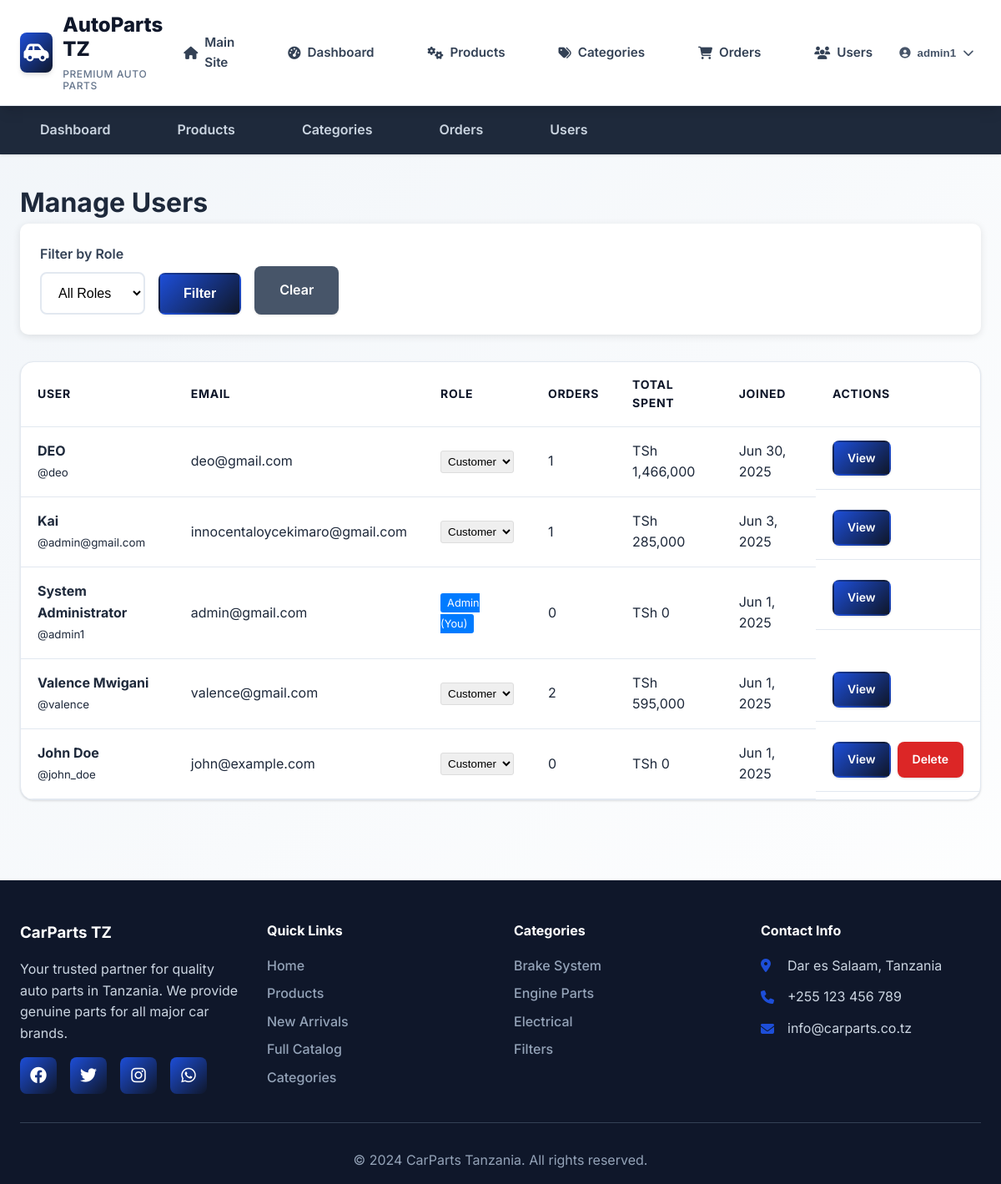
/admin/users.php (signed in), run on the app's committed database.
### tables this page shows
CREATE TABLE `users` (
  `id` int(11) NOT NULL,
  `username` varchar(50) NOT NULL,
  `email` varchar(100) NOT NULL,
  `password` varchar(255) NOT NULL,
  `full_name` varchar(100) NOT NULL,
  `phone` varchar(20) DEFAULT NULL,
  `address` text DEFAULT NULL,
  `role` enum('customer','admin') DEFAULT 'customer',
  `created_at` timestamp NOT NULL DEFAULT current_timestamp()
);

### includes/functions.php (called while the page is built, shortened)
<?php
function formatPrice($price) {
    return 'TSh ' . number_format($price, 0, '.', ',');
}
?>

### admin/users.php (the view, shortened to what this page needs)
<?php
$root_path = dirname(__DIR__);
require_once $root_path . '/includes/functions.php';
$database = new Database();
$db = $database->getConnection();
$page = isset($_GET['page']) ? (int)$_GET['page'] : 1;
$per_page = 20;
$offset = ($page - 1) * $per_page;
$where_clause = '';
$params = [];
$query = "SELECT u.*, COUNT(o.id) as order_count,
                 COALESCE(SUM(o.total_amount), 0) as total_spent
          FROM users u
          LEFT JOIN orders o ON u.id = o.user_id
          $where_clause
          GROUP BY u.id
          ORDER BY u.created_at DESC
          LIMIT $per_page OFFSET $offset";
$stmt = $db->prepare($query);
$stmt->execute($params);
$users = $stmt->fetchAll(PDO::FETCH_ASSOC);
include '../includes/header.php';
?>
<nav class="admin-nav">
    <div class="container">
        <ul>
            <li><a href="dashboard.php">Dashboard</a></li>
            <li><a href="products.php">Products</a></li>
            <li><a href="categories.php">Categories</a></li>
            <li><a href="orders.php">Orders</a></li>
            <li><a href="users.php">Users</a></li>
        </ul>
    </div>
</nav>
<main class="admin-content">
    <div class="container">
        <h1>Manage Users</h1>
        <div style="background: white; padding: 1.5rem; border-radius: 10px; margin-bottom: 2rem; box-shadow: 0 2px 10px rgba(0,0,0,0.1);">
            <form method="GET" style="display: flex; gap: 1rem; align-items: end;">
                <div class="form-group" style="margin-bottom: 0;">
                    <label>Filter by Role</label>
                    <select name="role" class="form-control">
                        <option value="">All Roles</option>
                    </select>
                </div>
                <button type="submit" class="btn btn-primary">Filter</button>
                <a href="users.php" class="btn btn-secondary">Clear</a>
            </form>
        </div>
        <div class="data-table">
            <table>
                <thead>
                    <tr>
                        <th>User</th>
                        <th>Email</th>
                        <th>Role</th>
                        <th>Orders</th>
                        <th>Total Spent</th>
                        <th>Joined</th>
                        <th>Actions</th>
                    </tr>
                </thead>
                <tbody>
                    <?php foreach ($users as $user): ?>
                        <tr>
                            <td>
                                <strong><?php echo htmlspecialchars($user['full_name']); ?></strong><br>
                                <small>@<?php echo htmlspecialchars($user['username']); ?></small>
                            </td>
                            <td><?php echo htmlspecialchars($user['email']); ?></td>
                            <td>
                                <?php if ($user['id'] != $_SESSION['user_id']): ?>
                                    <form method="POST" style="display: inline;">
                                        <select name="role" onchange="this.form.submit()" style="padding: 0.25rem; border-radius: 3px; border: 1px solid #ddd;">
                                            <option value="customer" <?php echo $user['role'] === 'customer' ? 'selected' : ''; ?>>Customer</option>
                                        </select>
                                    </form>
                                <?php else: ?>
                                    <span style="background: #007bff; color: white; padding: 0.25rem 0.5rem; border-radius: 3px; font-size: 0.8rem;">
                                        <?php echo ucfirst($user['role']); ?> (You)
                                    </span>
                                <?php endif; ?>
                            </td>
                            <td><?php echo $user['order_count']; ?></td>
                            <td><?php echo formatPrice($user['total_spent']); ?></td>
                            <td><?php echo date('M j, Y', strtotime($user['created_at'])); ?></td>
                            <td class="action-buttons">
                                <a href="user_details.php?id=<?php echo $user['id']; ?>" class="btn btn-sm btn-primary">View</a>
                                <?php if ($user['id'] != $_SESSION['user_id'] && $user['order_count'] == 0): ?>
                                    <a href="?delete=<?php echo $user['id']; ?>"
                                       onclick="return confirm('Are you sure you want to delete this user?')"
                                       class="btn btn-sm btn-danger">Delete</a>
                                <?php endif; ?>
                            </td>
                        </tr>
                    <?php endforeach; ?>
                </tbody>
            </table>
        </div>
    </div>
</main>
<?php include '../includes/footer.php'; ?>

### assets/css/styles2.css (style rules this page uses)
* { margin: 0; padding: 0; box-sizing: border-box; }
:root { --primary-color: #1d4ed8; --primary-dark: #0f172a; --secondary-color: #f59e0b; --accent-color: #10b981; --danger-color: #dc2626; --warning-color: #facc15; --success-color: #22c55e; --info-color: #2563eb; --dark-color: #1e293b; --light-color: #f8fafc; --gray-100: #f1f5f9; --gray-200: #e2e8f0; --gray-300: #cbd5e1; --gray-400: #94a3b8; --gray-500: #64748b; --gray-600: #475569; --gray-700: #334155; --gray-800: #1e293b; --gray-900: #0f172a; --white: #ffffff; --shadow-sm: 0 1px 2px 0 rgb(0 0 0 / 0.05); --shadow: 0 1px 3px 0 rgb(0 0 0 / 0.1), 0 1px 2px -1px rgb(0 0 0 / 0.1); --shadow-md: 0 4px 6px -1px rgb(0 0 0 / 0.1), 0 2px 4px -2px rgb(0 0 0 / 0.1); --shadow-lg: 0 10px 15px -3px rgb(0 0 0 / 0.1), 0 4px 6px -4px rgb(0 0 0 / 0.1); --shadow-xl: 0 20px 25px -5px rgb(0 0 0 / 0.1), 0 8px 10px -6px rgb(0 0 0 / 0.1); --border-radius: 0.5rem; --border-radius-lg: 0.75rem; --border-radius-xl: 1rem; }
body { font-family: "Inter", "Segoe UI", Tahoma, Geneva, Verdana, sans-serif; line-height: 1.6; color: var(--gray-800); background: linear-gradient(135deg, var(--gray-100) 0%, var(--white) 100%); min-height: 100vh; }
.container { max-width: 1200px; margin: 0 auto; padding: 0 1.5rem; }
.btn { padding: 0.875rem 1.75rem; border: none; border-radius: var(--border-radius); cursor: pointer; font-size: 1rem; font-weight: 600; text-decoration: none; display: inline-flex; align-items: center; justify-content: center; gap: 0.5rem; text-align: center; transition: all 0.3s ease; box-shadow: var(--shadow); border: 2px solid transparent; }
.btn-primary { background: linear-gradient(135deg, var(--primary-color), var(--primary-dark)); color: var(--white); }
.btn-secondary { background: var(--gray-600); color: var(--white); }
.btn-danger { background: linear-gradient(135deg, var(--danger-color), #dc2626); color: var(--white); }
.form-group { margin-bottom: 1.5rem; }
.form-group label { display: block; margin-bottom: 0.5rem; font-weight: 600; color: var(--gray-700); }
.form-control { width: 100%; padding: 0.875rem 1rem; border: 2px solid var(--gray-200); border-radius: var(--border-radius); font-size: 1rem; background: var(--white); transition: all 0.3s ease; }
.cart-table, .data-table { width: 100%; background: var(--white); border-radius: var(--border-radius-xl); overflow: hidden; box-shadow: var(--shadow); border: 1px solid var(--gray-200); }
.cart-table table, .data-table table { width: 100%; border-collapse: collapse; }
.cart-table th, .cart-table td, .data-table th, .data-table td { padding: 1rem 1.25rem; text-align: left; border-bottom: 1px solid var(--gray-200); }
.cart-table th, .data-table th { background: var(--gray-50); font-weight: 700; color: var(--gray-900); font-size: 0.875rem; text-transform: uppercase; letter-spacing: 0.05em; }
.admin-nav { background: var(--gray-800); padding: 1rem 0; box-shadow: var(--shadow); }
.admin-nav ul { display: flex; list-style: none; gap: 2rem; }
.admin-nav a { color: var(--gray-300); text-decoration: none; padding: 0.75rem 1.5rem; border-radius: var(--border-radius); transition: all 0.3s ease; font-weight: 600; }
.admin-content { padding: 2rem 0; }
.action-buttons { display: flex; gap: 0.5rem; }
.btn-sm { padding: 0.5rem 1rem; font-size: 0.875rem; }

### data on the page
users: full_name "DEO", username "deo", email "deo@gmail.com", role "Customer", order_count "1", total_spent "TSh 1,466,000", created_at "Jun 30, 2025"
users: full_name "Kai", username "admin@gmail.com", email "innocentaloycekimaro@gmail.com", role "Customer", order_count "1", total_spent "TSh 285,000", created_at "Jun 3, 2025"
users: full_name "System Administrator", username "admin1", email "admin@gmail.com", role "Admin", order_count "0", total_spent "TSh 0", created_at "Jun 1, 2025"
users: full_name "Valence Mwigani", username "valence", email "valence@gmail.com", role "Customer", order_count "2", total_spent "TSh 595,000", created_at "Jun 1, 2025"
users: full_name "John Doe", username "john_doe", email "john@example.com", role "Customer", order_count "0", total_spent "TSh 0", created_at "Jun 1, 2025"

### other printed values
$_SESSION['username'] "admin1"
